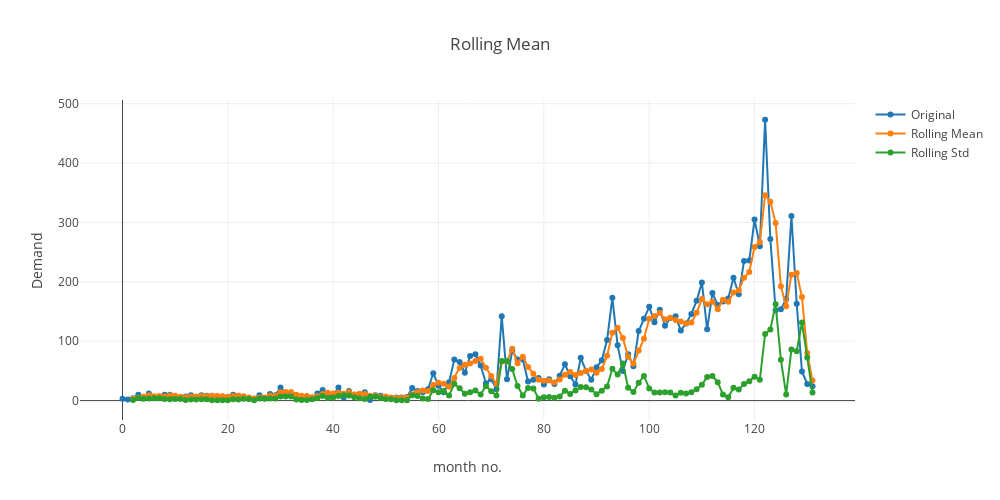

Notebook cell for this chart:
### Markdown cell above
To Check the Stationarity of the Time Series Lets find out there mean and standard deviation change over Period of time.

### Code cell
##Perform Dickey-Fuller test:
def test_stationarity(timeseries):
    plt.figure(figsize=(50, 8))
    #Determing rolling statistics
    rolmean = pd.rolling_mean(timeseries, window=3)
    rolstd = pd.rolling_std(timeseries, window=3)
    
    trace0 = go.Scatter(
    x = pd.Series(range(len(timeseries))),
    y = pd.Series(timeseries['Status']).reset_index(drop = True),
    mode = 'lines+markers',
    name = 'Original'
    )
    
    trace1 = go.Scatter(
    x = pd.Series(range(len(rolmean))),
    y = pd.Series(rolmean['Status']).reset_index(drop = True),
    mode = 'lines+markers',
    name = 'Rolling Mean'
    )
        
    trace2 = go.Scatter(
    x = pd.Series(range(len(rolstd))),
    y = pd.Series(rolstd['Status']).reset_index(drop = True),
    mode = 'lines+markers',
    name = 'Rolling Std'
    )
    
    data = [trace0, trace1,trace2]
    layout = dict(title = 'Rolling Mean',
              xaxis = dict(title = 'month no.'),
              yaxis = dict(title = 'Demand'),
              width=1000,
              height=500,
              )
    fig = dict(data=data, layout=layout)
    iplot(fig)
    
    print('Results of Dickey-Fuller Test:')
    dftest = sm.tsa.adfuller(timeseries['Status'], maxlag = 3, autolag='AIC')
    dfoutput = pd.Series(dftest[0:4], index=['Test Statistic','p-value','#Lags Used','Number of Observations Used'])
    for key,value in dftest[4].items():
        dfoutput['Critical Value (%s)'%key] = value
    print(dfoutput)
    
test_stationarity(df_train1)

### Figure 1 — Plotly figure (JSON) as saved in the notebook; plotly's stock layout.template omitted (floating-point values rounded to 4 significant figures; data arrays with more than 128 entries replaced by an {"elided": "..."} marker saying what was removed)
{"data": [{"mode": "lines+markers", "name": "Original", "type": "scatter", "x": {"elided": "132 int values"}, "y": {"elided": "132 int values"}}, {"mode": "lines+markers", "name": "Rolling Mean", "type": "scatter", "x": {"elided": "132 int values"}, "y": {"elided": "132 float values"}}, {"mode": "lines+markers", "name": "Rolling Std", "type": "scatter", "x": {"elided": "132 int values"}, "y": {"elided": "132 float values"}}], "layout": {"height": 500, "title": "Rolling Mean", "width": 1000, "xaxis": {"title": "month no."}, "yaxis": {"title": "Demand"}}}
